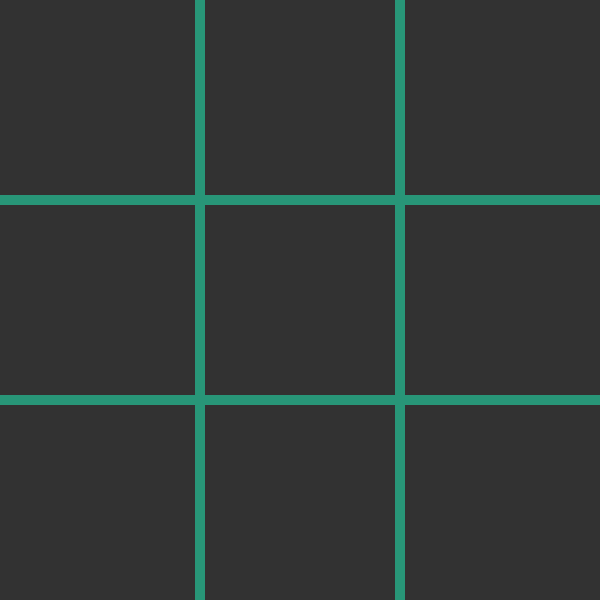
Frame 1 (no input)
Frame 60 (no input): identical to frame 1, image omitted
Frame 120 (the mouse pressed at the canvas centre since frame 60): identical to frame 1, image omitted

The p5.js sketch that drew this single still picture (run headless with seeded random() and noise() and a simulated clock; from frame 60 on, the mouse is pressed at the canvas centre):

// p5.js sketch
// ── sketch.js
/*
Physical Interface
Author: Chenyi Wang
Date: 11/26/2023

Prompt: Build a sketch with a physical interface - take one of your early p5 sketches and make it controllable with digital or analog inputs using serial.

Iteration on tic-tac-toe game - switch the game board to a p5 sketch interface while keeping the player controls physical
*/

class boxObj {
  constructor(x, y) {
    this.x = x;
    this.y = y;
    this.w = width/3;
    this.h = height/3;
    this.centerX = this.x+this.w/2;
    this.centerY = this.y+this.h/2;
    this.opacity = 0;
    this.fadeAmount = 0.2;
    this.selected = 0;
    this.piece = 1;
  }

  display() {
    noStroke();
    fill(120, this.opacity);
    rect(this.x, this.y, this.w, this.h);
  }

  flash() {
    this.opacity += this.fadeAmount;
    if (this.opacity <= 0 || this.opacity >= 190) {
      this.fadeAmount = -this.fadeAmount;
    }
    noStroke();
    fill(200);
    textFont('Helvetica', 18);
    textAlign(CENTER, CENTER);
    if (this.piece === 1) { 
      text('× Turn', this.centerX, this.centerY);
    }
    else if (this.piece === 2) {
      text('○ Turn', this.centerX, this.centerY);
    }
  }

  place() {
    noStroke();
    fill(235);
    textFont('Helvetica', 250);
    textAlign(CENTER, CENTER);
    if (this.piece === 1) { 
      text('×', this.centerX, this.centerY+15);
    }
    else if (this.piece === 2) {
      text('○', this.centerX, this.centerY);
    }
  }
}

var boxes = [];

function setup() {
  createCanvas(600, 600);

  boxes = [new boxObj(0, 0), new boxObj(width/3, 0), new boxObj(width/3*2, 0), 
    new boxObj(0, height/3), new boxObj(width/3, height/3), new boxObj(width/3*2, height/3),
    new boxObj(0, height/3*2), new boxObj(width/3, height/3*2), new boxObj(width/3*2, height/3*2),];
}

function draw() {
  background(50);

  // border
  noStroke();
  fill(40, 150, 120);
  rect(width/3-5, 0, 10, height);
  rect(width/3*2-5, 0, 10, height);
  rect(0, height/3-5, width, 10);
  rect(0, height/3*2-5, width, 10);

  // boxes
  for (let i = 0; i < boxes.length; i++) {
    boxes[i].display();
  }
}
